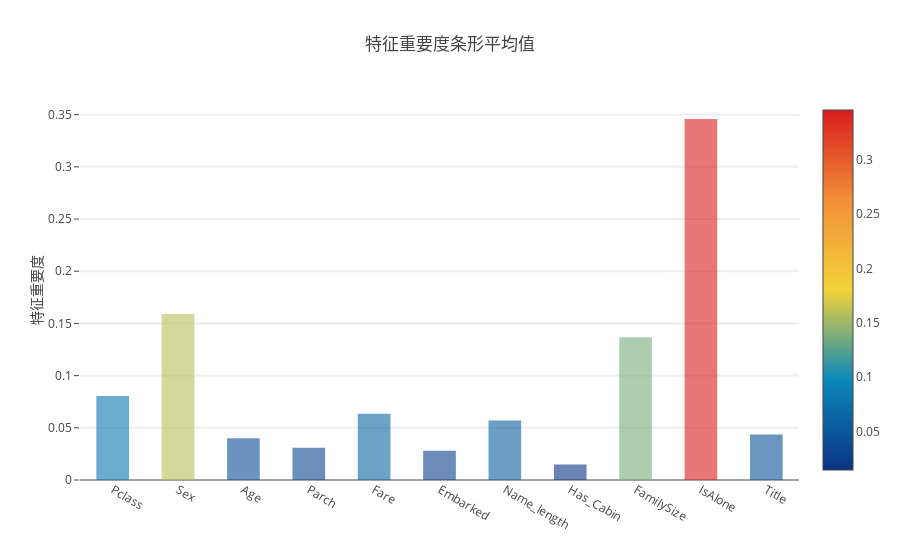

The code cell stored with this chart in its notebook:
### Markdown cell above
**绘制平均特征重要度的条形图

**lotly Barplot of Average Feature Importances**

在所有分类器中获得平均特征重要度之后，我们可以将它们绘制成如下的绘图条形图：

Having obtained the mean feature importance across all our classifiers, we can plot them into a Plotly bar plot as follows:

### Code cell
y = feature_dataframe['mean'].values
x = feature_dataframe['features'].values
data = [go.Bar(
            x= x,
             y= y,
            width = 0.5,
            marker=dict(
               color = feature_dataframe['mean'].values,
            colorscale='Portland',
            showscale=True,
            reversescale = False
            ),
            opacity=0.6
        )]

layout= go.Layout(
    autosize= True,
    title= '特征重要度条形平均值',
    hovermode= 'closest',
#     xaxis= dict(
#         title= 'Pop',
#         ticklen= 5,
#         zeroline= False,
#         gridwidth= 2,
#     ),
    yaxis=dict(
        title= '特征重要度',
        ticklen= 5,
        gridwidth= 2
    ),
    showlegend= False
)
fig = go.Figure(data=data, layout=layout)
py.iplot(fig, filename='bar-direct-labels')
print("data.shape",data.shape)

### Figure 1 — Plotly figure (JSON) as saved in the notebook; plotly's stock layout.template omitted (floating-point values rounded to 4 significant figures)
{"data": [{"marker": {"color": [0.08059, 0.1591, 0.04, 0.03084, 0.06338, 0.02812, 0.05698, 0.01473, 0.1368, 0.3458, 0.04361], "colorscale": "Portland", "reversescale": false, "showscale": true}, "opacity": 0.6, "type": "bar", "width": 0.5, "x": ["Pclass", "Sex", "Age", "Parch", "Fare", "Embarked", "Name_length", "Has_Cabin", "FamilySize", "IsAlone", "Title"], "y": [0.08059, 0.1591, 0.04, 0.03084, 0.06338, 0.02812, 0.05698, 0.01473, 0.1368, 0.3458, 0.04361]}], "layout": {"autosize": true, "hovermode": "closest", "showlegend": false, "title": "特征重要度条形平均值", "yaxis": {"gridwidth": 2, "ticklen": 5, "title": "特征重要度"}}}
